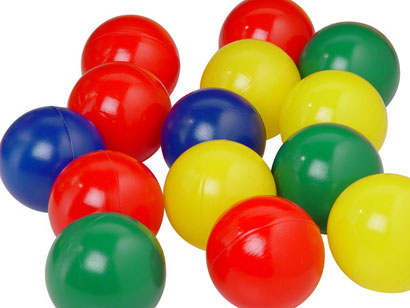
#> input picture images/Bolinhas_1.jpg, 410 x 308 px
$ python flipping.py --image images/Bolinhas_1.jpg
#> lines starting #> are read from the running program, lines starting #| are printed output that depends on the picture
import argparse
import cv2

ap = argparse.ArgumentParser()
ap.add_argument("-i", "--image", required=True, help="Path to the image")
args = vars(ap.parse_args())

image = cv2.imread(args["image"])
#> image is the input picture: shape (308, 410, 3); mean B, G, R 105.1, 147.5, 183.7
cv2.imshow("Original", image)

# 1 indica que o flip e em torno de Y
flipped = cv2.flip(image, 1)
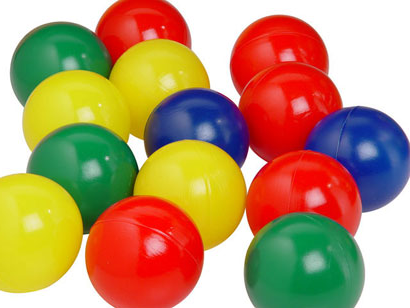
#> flipped: shape (308, 410, 3); mean B, G, R 105.1, 147.5, 183.7
cv2.imshow("Flipped Horizontally", flipped)
cv2.waitKey(0)

# 0 indica que o flip e em torno de X
flipped = cv2.flip(image, 0)
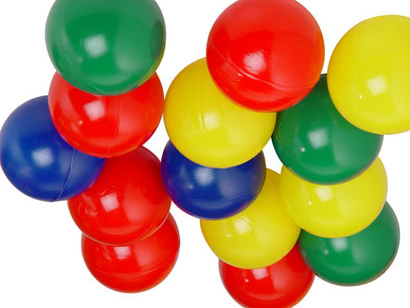
#> flipped: shape (308, 410, 3); mean B, G, R 105.1, 147.5, 183.7
cv2.imshow("Flipped Vertically", flipped)
cv2.waitKey(0)

# -1 indica que o flip e em torno de ambos: X e Y
flipped = cv2.flip(image, -1)
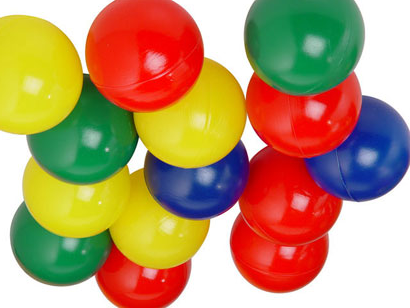
#> flipped: shape (308, 410, 3); mean B, G, R 105.1, 147.5, 183.7
cv2.imshow("Flipped Horizontally & Vertically", flipped)
cv2.waitKey(0)

$ run again, on images/oi.jpg
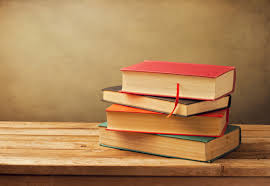
#> input picture images/oi.jpg, 270 x 186 px
#> image is the input picture: shape (186, 270, 3); mean B, G, R 85.9, 130.7, 173.2
#> `flipped = cv2.flip(image, 0)`:
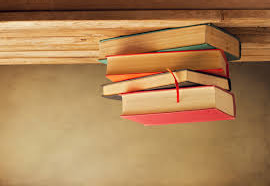
#> flipped: shape (186, 270, 3); mean B, G, R 85.9, 130.7, 173.2
#> `flipped = cv2.flip(image, -1)`:
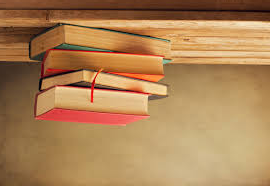
#> flipped: shape (186, 270, 3); mean B, G, R 85.9, 130.7, 173.2

$ run again, on images/bola-verde.jpeg
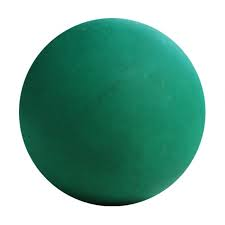
#> input picture images/bola-verde.jpeg, 225 x 225 px
#> image is the input picture: shape (225, 225, 3); mean B, G, R 161.6, 175.9, 127.8
#> `flipped = cv2.flip(image, 0)`:
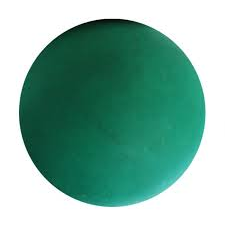
#> flipped: shape (225, 225, 3); mean B, G, R 161.6, 175.9, 127.8
#> `flipped = cv2.flip(image, -1)`:
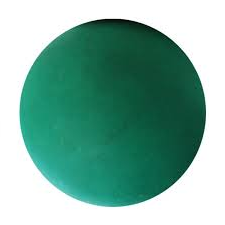
#> flipped: shape (225, 225, 3); mean B, G, R 161.6, 175.9, 127.8

$ run again, on images/bolas.png
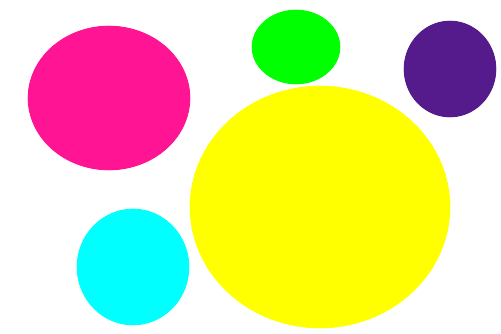
#> input picture images/bolas.png, 501 x 334 px
#> image is the input picture: shape (334, 501, 3); mean B, G, R 154.6, 219.4, 224.2
#> `flipped = cv2.flip(image, 0)`:
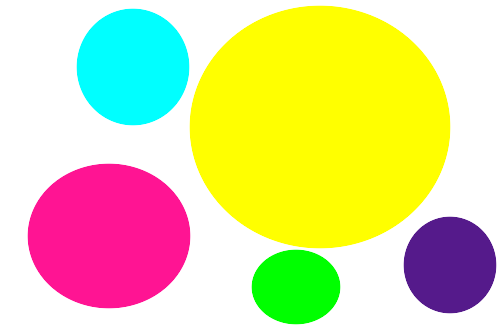
#> flipped: shape (334, 501, 3); mean B, G, R 154.6, 219.4, 224.2
#> `flipped = cv2.flip(image, -1)`:
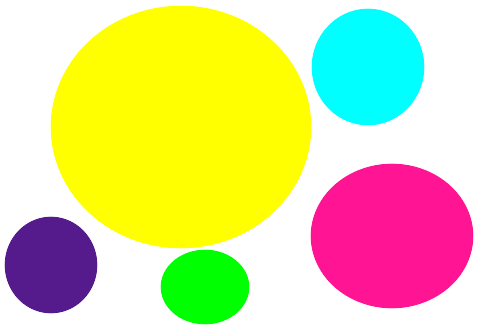
#> flipped: shape (334, 501, 3); mean B, G, R 154.6, 219.4, 224.2
